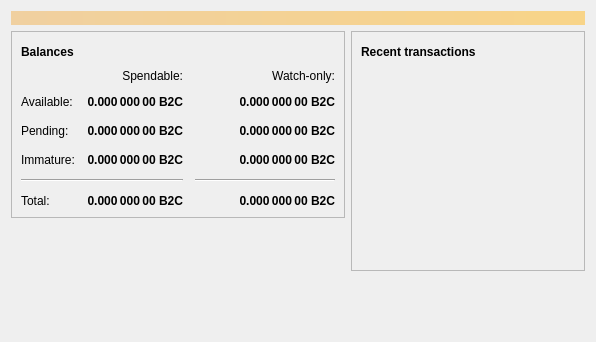
<?xml version="1.0" encoding="UTF-8"?>
<ui version="4.0">
 <class>OverviewPage</class>
 <widget class="QWidget" name="OverviewPage">
  <property name="geometry">
   <rect>
    <x>0</x>
    <y>0</y>
    <width>596</width>
    <height>342</height>
   </rect>
  </property>
  <property name="windowTitle">
   <string>Form</string>
  </property>
  <layout class="QVBoxLayout" name="topLayout">
   <item>
    <widget class="QLabel" name="labelAlerts">
     <property name="visible">
      <bool>false</bool>
     </property>
     <property name="styleSheet">
      <string notr="true">QLabel { background-color: qlineargradient(x1: 0, y1: 0, x2: 1, y2: 0, stop:0 #F0D0A0, stop:1 #F8D488); color:#000000; }</string>
     </property>
     <property name="wordWrap">
      <bool>true</bool>
     </property>
     <property name="margin">
      <number>3</number>
     </property>
     <property name="textInteractionFlags">
      <set>Qt::TextSelectableByMouse</set>
     </property>
    </widget>
   </item>
   <item>
    <layout class="QHBoxLayout" name="horizontalLayout" stretch="1,1">
     <item>
      <layout class="QVBoxLayout" name="verticalLayout_2">
       <item>
        <widget class="QFrame" name="frame">
         <property name="frameShape">
          <enum>QFrame::StyledPanel</enum>
         </property>
         <property name="frameShadow">
          <enum>QFrame::Raised</enum>
         </property>
         <layout class="QVBoxLayout" name="verticalLayout_4">
          <item>
           <layout class="QHBoxLayout" name="horizontalLayout_4">
            <item>
             <widget class="QLabel" name="label_5">
              <property name="font">
               <font>
                <weight>75</weight>
                <bold>true</bold>
               </font>
              </property>
              <property name="text">
               <string>Balances</string>
              </property>
             </widget>
            </item>
            <item>
             <widget class="QPushButton" name="labelWalletStatus">
              <property name="enabled">
               <bool>true</bool>
              </property>
              <property name="maximumSize">
               <size>
                <width>30</width>
                <height>16777215</height>
               </size>
              </property>
              <property name="toolTip">
               <string>The displayed information may be out of date. Your wallet automatically synchronizes with the B2CCoin network after a connection is established, but this process has not completed yet.</string>
              </property>
              <property name="text">
               <string/>
              </property>
              <property name="icon">
               <iconset resource="../bitcoin.qrc">
                <normaloff>:/icons/warning</normaloff>
                <disabledoff>:/icons/warning</disabledoff>:/icons/warning</iconset>
              </property>
              <property name="iconSize">
               <size>
                <width>24</width>
                <height>24</height>
               </size>
              </property>
              <property name="flat">
               <bool>true</bool>
              </property>
             </widget>
            </item>
            <item>
             <spacer name="horizontalSpacer_3">
              <property name="orientation">
               <enum>Qt::Horizontal</enum>
              </property>
              <property name="sizeHint" stdset="0">
               <size>
                <width>40</width>
                <height>20</height>
               </size>
              </property>
             </spacer>
            </item>
           </layout>
          </item>
          <item>
           <layout class="QGridLayout" name="gridLayout">
            <property name="spacing">
             <number>12</number>
            </property>
            <item row="2" column="2">
             <widget class="QLabel" name="labelWatchPending">
              <property name="font">
               <font>
                <weight>75</weight>
                <bold>true</bold>
               </font>
              </property>
              <property name="cursor">
               <cursorShape>IBeamCursor</cursorShape>
              </property>
              <property name="toolTip">
               <string>Unconfirmed transactions to watch-only addresses</string>
              </property>
              <property name="text">
               <string notr="true">0.000 000 00 B2C</string>
              </property>
              <property name="alignment">
               <set>Qt::AlignRight|Qt::AlignTrailing|Qt::AlignVCenter</set>
              </property>
              <property name="textInteractionFlags">
               <set>Qt::LinksAccessibleByMouse|Qt::TextSelectableByKeyboard|Qt::TextSelectableByMouse</set>
              </property>
             </widget>
            </item>
            <item row="2" column="1">
             <widget class="QLabel" name="labelUnconfirmed">
              <property name="font">
               <font>
                <weight>75</weight>
                <bold>true</bold>
               </font>
              </property>
              <property name="cursor">
               <cursorShape>IBeamCursor</cursorShape>
              </property>
              <property name="toolTip">
               <string>Total of transactions that have yet to be confirmed, and do not yet count toward the spendable balance</string>
              </property>
              <property name="text">
               <string notr="true">0.000 000 00 B2C</string>
              </property>
              <property name="alignment">
               <set>Qt::AlignRight|Qt::AlignTrailing|Qt::AlignVCenter</set>
              </property>
              <property name="textInteractionFlags">
               <set>Qt::LinksAccessibleByMouse|Qt::TextSelectableByKeyboard|Qt::TextSelectableByMouse</set>
              </property>
             </widget>
            </item>
            <item row="3" column="2">
             <widget class="QLabel" name="labelWatchImmature">
              <property name="font">
               <font>
                <weight>75</weight>
                <bold>true</bold>
               </font>
              </property>
              <property name="cursor">
               <cursorShape>IBeamCursor</cursorShape>
              </property>
              <property name="toolTip">
               <string>Mined balance in watch-only addresses that has not yet matured</string>
              </property>
              <property name="text">
               <string notr="true">0.000 000 00 B2C</string>
              </property>
              <property name="alignment">
               <set>Qt::AlignRight|Qt::AlignTrailing|Qt::AlignVCenter</set>
              </property>
              <property name="textInteractionFlags">
               <set>Qt::LinksAccessibleByMouse|Qt::TextSelectableByKeyboard|Qt::TextSelectableByMouse</set>
              </property>
             </widget>
            </item>
            <item row="4" column="0" colspan="2">
             <widget class="Line" name="line">
              <property name="orientation">
               <enum>Qt::Horizontal</enum>
              </property>
             </widget>
            </item>
            <item row="4" column="2">
             <widget class="Line" name="lineWatchBalance">
              <property name="sizePolicy">
               <sizepolicy hsizetype="Preferred" vsizetype="Fixed">
                <horstretch>0</horstretch>
                <verstretch>0</verstretch>
               </sizepolicy>
              </property>
              <property name="minimumSize">
               <size>
                <width>140</width>
                <height>0</height>
               </size>
              </property>
              <property name="orientation">
               <enum>Qt::Horizontal</enum>
              </property>
             </widget>
            </item>
            <item row="5" column="0">
             <widget class="QLabel" name="labelTotalText">
              <property name="text">
               <string>Total:</string>
              </property>
             </widget>
            </item>
            <item row="3" column="1">
             <widget class="QLabel" name="labelImmature">
              <property name="font">
               <font>
                <weight>75</weight>
                <bold>true</bold>
               </font>
              </property>
              <property name="cursor">
               <cursorShape>IBeamCursor</cursorShape>
              </property>
              <property name="toolTip">
               <string>Mined balance that has not yet matured</string>
              </property>
              <property name="text">
               <string notr="true">0.000 000 00 B2C</string>
              </property>
              <property name="alignment">
               <set>Qt::AlignRight|Qt::AlignTrailing|Qt::AlignVCenter</set>
              </property>
              <property name="textInteractionFlags">
               <set>Qt::LinksAccessibleByMouse|Qt::TextSelectableByKeyboard|Qt::TextSelectableByMouse</set>
              </property>
             </widget>
            </item>
            <item row="2" column="3">
             <spacer name="horizontalSpacer_2">
              <property name="orientation">
               <enum>Qt::Horizontal</enum>
              </property>
              <property name="sizeHint" stdset="0">
               <size>
                <width>40</width>
                <height>20</height>
               </size>
              </property>
             </spacer>
            </item>
            <item row="3" column="0">
             <widget class="QLabel" name="labelImmatureText">
              <property name="text">
               <string>Immature:</string>
              </property>
             </widget>
            </item>
            <item row="5" column="1">
             <widget class="QLabel" name="labelTotal">
              <property name="font">
               <font>
                <weight>75</weight>
                <bold>true</bold>
               </font>
              </property>
              <property name="cursor">
               <cursorShape>IBeamCursor</cursorShape>
              </property>
              <property name="toolTip">
               <string>Your current total balance</string>
              </property>
              <property name="text">
               <string notr="true">0.000 000 00 B2C</string>
              </property>
              <property name="alignment">
               <set>Qt::AlignRight|Qt::AlignTrailing|Qt::AlignVCenter</set>
              </property>
              <property name="textInteractionFlags">
               <set>Qt::LinksAccessibleByMouse|Qt::TextSelectableByKeyboard|Qt::TextSelectableByMouse</set>
              </property>
             </widget>
            </item>
            <item row="5" column="2">
             <widget class="QLabel" name="labelWatchTotal">
              <property name="font">
               <font>
                <weight>75</weight>
                <bold>true</bold>
               </font>
              </property>
              <property name="cursor">
               <cursorShape>IBeamCursor</cursorShape>
              </property>
              <property name="toolTip">
               <string>Current total balance in watch-only addresses</string>
              </property>
              <property name="text">
               <string notr="true">0.000 000 00 B2C</string>
              </property>
              <property name="alignment">
               <set>Qt::AlignRight|Qt::AlignTrailing|Qt::AlignVCenter</set>
              </property>
              <property name="textInteractionFlags">
               <set>Qt::LinksAccessibleByMouse|Qt::TextSelectableByKeyboard|Qt::TextSelectableByMouse</set>
              </property>
             </widget>
            </item>
            <item row="0" column="2">
             <widget class="QLabel" name="labelWatchonly">
              <property name="text">
               <string>Watch-only:</string>
              </property>
              <property name="alignment">
               <set>Qt::AlignRight|Qt::AlignTrailing|Qt::AlignVCenter</set>
              </property>
             </widget>
            </item>
            <item row="1" column="0">
             <widget class="QLabel" name="labelBalanceText">
              <property name="text">
               <string>Available:</string>
              </property>
             </widget>
            </item>
            <item row="1" column="1">
             <widget class="QLabel" name="labelBalance">
              <property name="font">
               <font>
                <weight>75</weight>
                <bold>true</bold>
               </font>
              </property>
              <property name="cursor">
               <cursorShape>IBeamCursor</cursorShape>
              </property>
              <property name="toolTip">
               <string>Your current spendable balance</string>
              </property>
              <property name="text">
               <string notr="true">0.000 000 00 B2C</string>
              </property>
              <property name="alignment">
               <set>Qt::AlignRight|Qt::AlignTrailing|Qt::AlignVCenter</set>
              </property>
              <property name="textInteractionFlags">
               <set>Qt::LinksAccessibleByMouse|Qt::TextSelectableByKeyboard|Qt::TextSelectableByMouse</set>
              </property>
             </widget>
            </item>
            <item row="1" column="2">
             <widget class="QLabel" name="labelWatchAvailable">
              <property name="font">
               <font>
                <weight>75</weight>
                <bold>true</bold>
               </font>
              </property>
              <property name="cursor">
               <cursorShape>IBeamCursor</cursorShape>
              </property>
              <property name="toolTip">
               <string>Your current balance in watch-only addresses</string>
              </property>
              <property name="text">
               <string notr="true">0.000 000 00 B2C</string>
              </property>
              <property name="alignment">
               <set>Qt::AlignRight|Qt::AlignTrailing|Qt::AlignVCenter</set>
              </property>
              <property name="textInteractionFlags">
               <set>Qt::LinksAccessibleByMouse|Qt::TextSelectableByKeyboard|Qt::TextSelectableByMouse</set>
              </property>
             </widget>
            </item>
            <item row="2" column="0">
             <widget class="QLabel" name="labelPendingText">
              <property name="text">
               <string>Pending:</string>
              </property>
             </widget>
            </item>
            <item row="0" column="1">
             <widget class="QLabel" name="labelSpendable">
              <property name="text">
               <string>Spendable:</string>
              </property>
              <property name="alignment">
               <set>Qt::AlignRight|Qt::AlignTrailing|Qt::AlignVCenter</set>
              </property>
             </widget>
            </item>
           </layout>
          </item>
         </layout>
        </widget>
       </item>
       <item>
        <spacer name="verticalSpacer">
         <property name="orientation">
          <enum>Qt::Vertical</enum>
         </property>
         <property name="sizeHint" stdset="0">
          <size>
           <width>20</width>
           <height>40</height>
          </size>
         </property>
        </spacer>
       </item>
      </layout>
     </item>
     <item>
      <layout class="QVBoxLayout" name="verticalLayout_3">
       <item>
        <widget class="QFrame" name="frame_2">
         <property name="frameShape">
          <enum>QFrame::StyledPanel</enum>
         </property>
         <property name="frameShadow">
          <enum>QFrame::Raised</enum>
         </property>
         <layout class="QVBoxLayout" name="verticalLayout">
          <item>
           <layout class="QHBoxLayout" name="horizontalLayout_2">
            <item>
             <widget class="QLabel" name="label_4">
              <property name="font">
               <font>
                <weight>75</weight>
                <bold>true</bold>
               </font>
              </property>
              <property name="text">
               <string>Recent transactions</string>
              </property>
             </widget>
            </item>
            <item>
             <widget class="QPushButton" name="labelTransactionsStatus">
              <property name="enabled">
               <bool>true</bool>
              </property>
              <property name="maximumSize">
               <size>
                <width>30</width>
                <height>16777215</height>
               </size>
              </property>
              <property name="toolTip">
               <string>The displayed information may be out of date. Your wallet automatically synchronizes with the B2CCoin network after a connection is established, but this process has not completed yet.</string>
              </property>
              <property name="text">
               <string/>
              </property>
              <property name="icon">
               <iconset resource="../bitcoin.qrc">
                <normaloff>:/icons/warning</normaloff>
                <disabledoff>:/icons/warning</disabledoff>:/icons/warning</iconset>
              </property>
              <property name="iconSize">
               <size>
                <width>24</width>
                <height>24</height>
               </size>
              </property>
              <property name="flat">
               <bool>true</bool>
              </property>
             </widget>
            </item>
            <item>
             <spacer name="horizontalSpacer">
              <property name="orientation">
               <enum>Qt::Horizontal</enum>
              </property>
              <property name="sizeHint" stdset="0">
               <size>
                <width>40</width>
                <height>20</height>
               </size>
              </property>
             </spacer>
            </item>
           </layout>
          </item>
          <item>
           <widget class="QListView" name="listTransactions">
            <property name="styleSheet">
             <string notr="true">QListView { background: transparent; }</string>
            </property>
            <property name="frameShape">
             <enum>QFrame::NoFrame</enum>
            </property>
            <property name="verticalScrollBarPolicy">
             <enum>Qt::ScrollBarAlwaysOff</enum>
            </property>
            <property name="horizontalScrollBarPolicy">
             <enum>Qt::ScrollBarAlwaysOff</enum>
            </property>
            <property name="selectionMode">
             <enum>QAbstractItemView::NoSelection</enum>
            </property>
           </widget>
          </item>
         </layout>
        </widget>
       </item>
       <item>
        <spacer name="verticalSpacer_2">
         <property name="orientation">
          <enum>Qt::Vertical</enum>
         </property>
         <property name="sizeHint" stdset="0">
          <size>
           <width>20</width>
           <height>40</height>
          </size>
         </property>
        </spacer>
       </item>
      </layout>
     </item>
    </layout>
   </item>
  </layout>
 </widget>
 <resources/>
 <connections/>
</ui>
